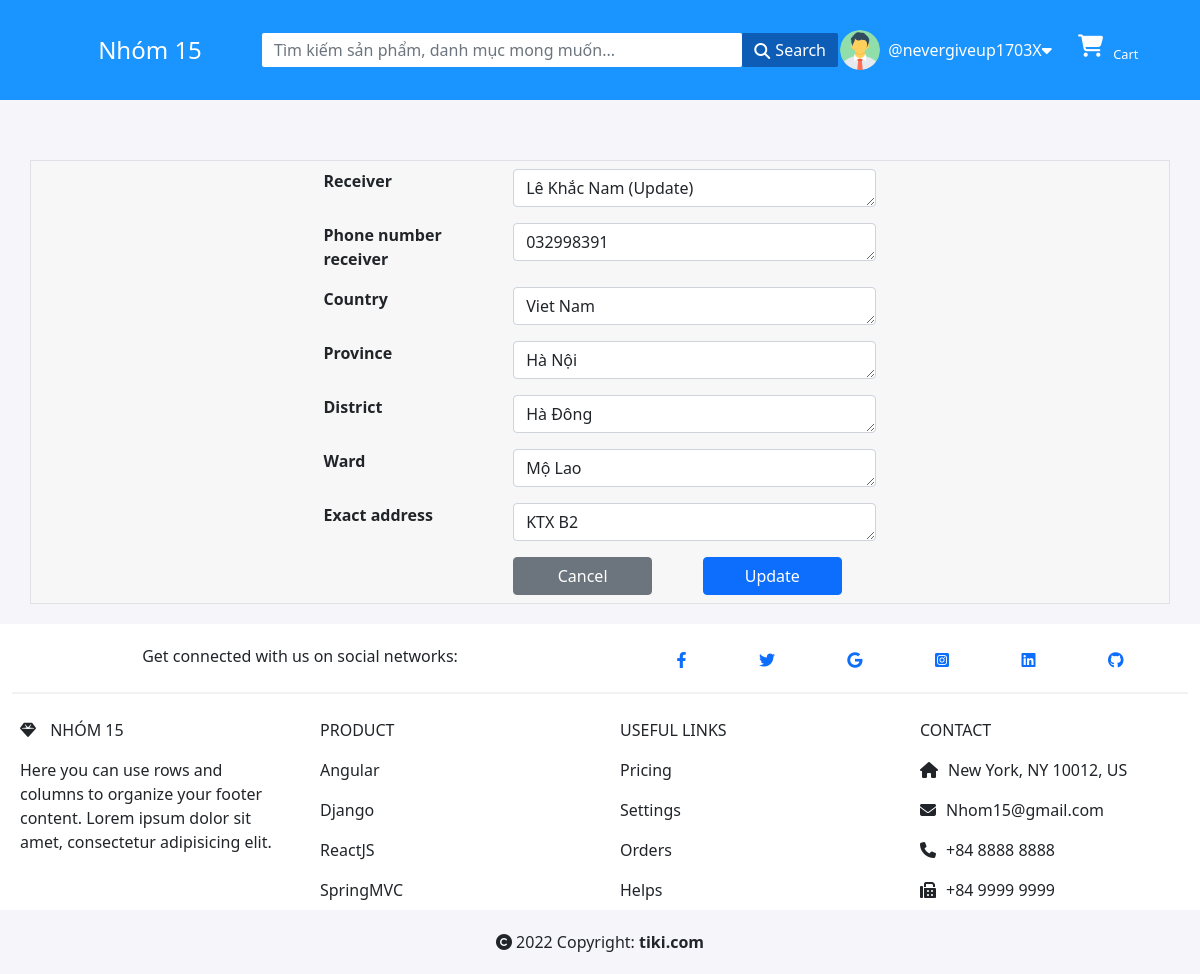
Page /update-address-delivery/2/ (signed in) on the committed database.
### base/models.py (models this page shows, shortened)
class User(AbstractUser):
    functionality_of_user = models.ForeignKey(Function, on_delete=models.CASCADE, null=True, blank=True)
    name = models.CharField(max_length=200, null=True, blank=True)
    email = models.EmailField(unique=True, null=True)
    bio = models.TextField(null=True, blank=True)
    avatar = models.ImageField(null=True, default="avatar.png")
    full_name = models.TextField(max_length=100, null=True, blank=True)
    phone_number = models.CharField(max_length=20, null=True, blank=True)
    USERNAME_FIELD = 'email'
    REQUIRED_FIELDS = []

class Address(models.Model):
    country = models.TextField(max_length=200, null=True)
    province = models.TextField(max_length=200, null=True)
    district = models.TextField(max_length=200, null=True)
    ward = models.TextField(max_length=200, null=True)
    exact_address = models.TextField(max_length=200)
    receiver = models.TextField(max_length=100, null=True)
    phone_number_receiver = models.TextField(max_length=100, null=True)
    boolean =  models.BooleanField(default=False)
    user = models.ForeignKey(User, on_delete=models.CASCADE, null=True)
    class Meta:
        verbose_name = 'Address'

### base/views.py (the view, shortened to what this page needs)
# urls.py: path('update-address-delivery/<str:pk>/', views.updateAddressDelivery, name='update-address-delivery'),
@login_required(login_url='login')
def updateAddressDelivery(request, pk):
    page = 'update'
    address = get_object_or_404(Address, id=pk)
    form = AddressForm(instance = address)
    context = {'form': form, 'page': page}
    return render(request, 'base/update-add-address-delivery.html', context)

### base/form.py
class AddressForm(ModelForm):
    class Meta:
        model = Address
        fields = ['receiver', 'phone_number_receiver','country', 'province', 'district', 'ward', 'exact_address']
    def __init__(self, *args, **kwargs):
        super(AddressForm, self).__init__(*args, **kwargs)
        self.fields['country'].widget.attrs['class'] = 'form-control'
        self.fields['province'].widget.attrs['class'] = 'form-control'
        self.fields['district'].widget.attrs['class'] = 'form-control'
        self.fields['ward'].widget.attrs['class'] = 'form-control'
        self.fields['exact_address'].widget.attrs['class'] = 'form-control'
        self.fields['receiver'].widget.attrs['class'] = 'form-control'
        self.fields['phone_number_receiver'].widget.attrs['class'] = 'form-control'

### base/templates/base/update-add-address-delivery.html (shortened to what this page needs)
{% extends 'index.html' %}
{% block content %}
<form action="" method="post">
<div class="container-fluid" style="background-color: #f5f5fa;">
    <div class="container border" style="background-color: #f7f7f7; margin-top: 10rem;">
        <div class="row" >
            <div class="col-12">
                {% for field in form %}
                <div class="row d-flex justify-content-center">
                    <div class="col-2 p-2"><Strong>{{field.label}}</Strong></div>
                    <div class="col-4 p-2">{{field}}</div>
                </div>
                {% endfor %}
                <div class="row d-flex justify-content-center">
                    <div class="col-2 p-2"></div>
                    <div class="col-2 p-2"><a href="{{request.META.HTTP_REFERER}}" class="btn btn-secondary" style="width: 80%;">Cancel</a></div>
                    {% if page == 'update' %}
                    <div class="col-2 p-2"><input type="submit" class="btn btn-primary" style="width: 80%;" name="submit_update" value="Update"></div>
                    {% else %}
                    <div class="col-2 p-2"><input type="submit" class="btn btn-primary" style="width: 80%;" name="submit_update" value="ADD"></div>
                    {% endif %}
                </div>
            </div>
        </div>
    </div>
</div>
</form>
{% endblock %}

### templates/navbar.html (shortened to what this page needs)
{% load static %}
<div class="navbar-position">
    <div class="container-fluid navbar-fixed fixed-top">
        <div class="row d-flex align-items-center justify-content-center h-100">
            <div class="col-2 text-center">
                <a href="{% url 'home' %}" class="nav-link text-white"><span style="font-size: 1.5rem;">Nhóm 15</span></a>
            </div>
            <div class="form-outline form-white col-6 text-center">
                <form class="d-flex search" action="" method="GET">
                    <input class="form-control " style="color: #78788e; border-radius: 2px; border: none;padding: 5px 12px; max-height: 40px;" type="text" placeholder="Tìm kiếm sản phẩm, danh mục mong muốn..." aria-label="Search" name="q" >
                    <button class="" style=" background-color: rgb(13 92 182); color: #ffffff; max-height: 40px; border: none; border-radius: 2px; padding: 5px 12px; display: inline-flex;" type="submit"><i class="fa-solid fa-magnifying-glass" style="margin-right: 5px; margin-top: 0.3rem;"></i> Search</button>
                </form>
            </div>
            <div class="col-2 text-white d-flex justify-content-center align-items-center">
                {% if request.user.is_authenticated %}
                <div class="">
                    <img src="{{request.user.avatar.url}}" alt="" srcset="" class="rounded-circle" style="width: 5vh; margin-right: 3%;">
                </div>
                <div class="d-flex p-2 account" id="account">
                    <div>@{{request.user.username}}</div>
                    <div><i class="fa-solid fa-caret-down"></i></div>
                    <div class="padding-toogle"></div>
                </div>
                {% else %}
                <a href="{% url 'login' %}" style="text-decoration: none;" class="text-white"><i class="fa-solid fa-user-large" style="margin-right: 1rem;"></i>Login</a>
                {% endif %}
            </div>
            {%  if request.user.functionality_of_user.name == 'Customer' %}
            <div class="col-1">
                <a href="{% url 'cart' %}" class="nav-link text-white d-flex">
                    <div>
                        <div class="Cart-icon"><i class="fa-solid fa-cart-shopping cart-navbar-icon"></i>
                        </div>
                    </div>
                    <span class="cart-navbar">Cart</span>
                </a>
            </div>
            {% endif %}
        </div>
    </div>
</div>

### static/style/style.css (style rules this page uses)
* { margin: 0; padding: 0; box-sizing: border-box; font-size: 1rem; }
a { text-decoration: none !important; cursor: pointer; }
html { background-color: #f5f5fa; }
.navbar-position { margin-bottom: 5.5rem; }
.navbar-fixed { background-color: #1a94ff; height: 100px; }
textarea { max-height: 2rem; padding-left: 0.5rem; }
input { padding-left: 0.5rem; }
.Cart-icon { position: relative; }
.cart-navbar-icon { font-size: 1.4em; }
.cart-navbar { font-size: 0.8em; margin-top: 10px; margin-left: 10px; }
.account { position: relative; cursor: pointer; padding-bottom: 2rem; }
.padding-toogle { position: absolute; width: 9rem; height: 2rem; top: 1rem; }

### rows in the picture
User: user.avatar (picture), user.username "nevergiveup1703X"
Address: form "Lê Khắc Nam (Update)" "032998391" "Viet Nam" "Hà Nội" "Hà Đông" "Mộ Lao" "KTX B2"

### other values in the picture
{{ field.label }} "Receiver" "Phone number receiver" "Country" "Province" "District" "Ward" "Exact address"
